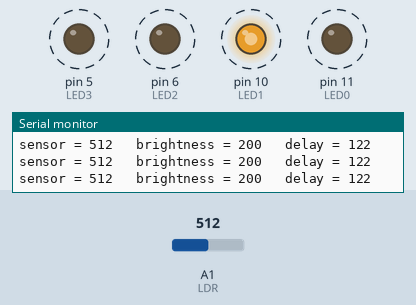
Simulated run of this sketch. Board: Arduino Uno, built with avr-gcc and run on an emulated ATmega328P. On the bench: output pins drawn as LEDs (lit = HIGH), the last lines printed to the serial monitor. Dashed ring = blinking. Inputs (shaded band) come from the test bench; at power-on: A1 (LDR) = 512.

Above: at 0.8 s.
1.3 s: A1 (LDR) set to 370
At 1.71 s:
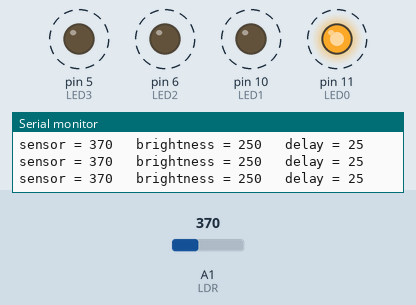
4.3 s: A1 (LDR) set to 716
At 4.49 s:
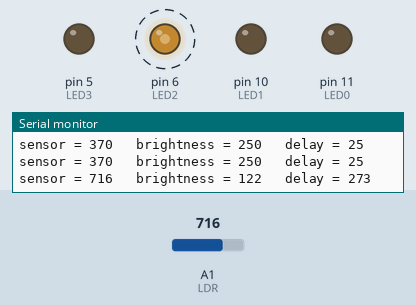
7.3 s: A1 (LDR) set to 900
At 7.57 s:
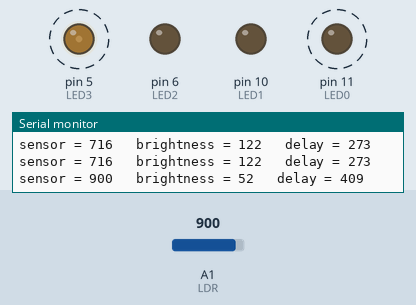
Timing chart, 0 to 16.3 s (numbered marks = the images above; inputs shaded):
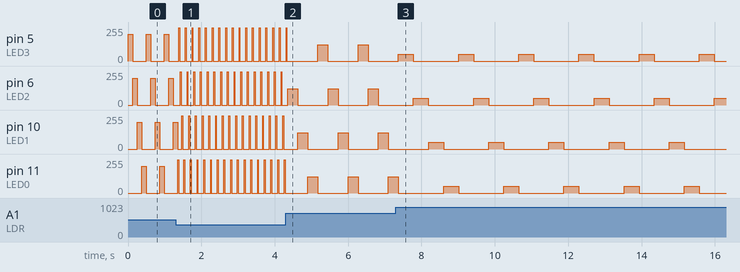

Measured:
- after the input at 1.3 s, pin 5 (LED3): alternates 250/255 for 0.03 s and 0/255 for 0.16 s, starting after 0.08 s; pin 6 (LED2): alternates 250/255 for 0.03 s and 0/255 for 0.16 s, starting after 0.13 s
- after the input at 4.3 s, pin 5 (LED3): alternates 122/255 for 0.27 s and 0/255 for 0.82 s, starting after 0.88 s; pin 6 (LED2): alternates 122/255 for 0.27 s and 0/255 for 0.82 s, starting after 0.06 s
- after the input at 7.3 s, pin 5 (LED3): alternates 52/255 for 0.41 s and 0/255 for 1.2 s, starting after 0.07 s; pin 6 (LED2): alternates 52/255 for 0.41 s and 0/255 for 1.2 s, starting after 0.48 s
- by itself, pin 5 (LED3), pin 6 (LED2), pin 10 (LED1), pin 11 (LED0): alternates 200/255 for 0.12 s and 0/255 for 0.37 s

The sketch:

SequentialDimmer.ino
```cpp
/*
 Sketch que roda na lembrança oferecida aos palestrantes do Acontece Educação,
 realizado na Escola Eleva em parceria com o CESAR em 08/07/2017

 Reads an analog input pin, maps the result to a range from 0 to 255
 and uses the result to set the pulsewidth modulation (PWM) of an output pin.

 In other words, the LED's blink fast and weak in dark and slow and bright in light

 Also prints the results to the serial monitor, for debugging purposes.

 The circuit:
 * 01 LDR connected to analog pin 1.
 * 04 LEDs connected from digital PWM pins 5, 6, 10 and 11 to ground

 Based on Analog input, analog output, serial output
 created 29 Dec. 2008
 modified 9 Apr 2012
 by Tom Igoe

 modified 5 Jun. 2017
 by Rodrigo Rodrigues da Silva <rodrigo.silva@escolaeleva.com.br>

 This code is in the public domain.

 */

// These constants won't change.  They're used to give names
// to the pins used and standard constant values:

#define LDR A1  // Analog input pin that the light sensor (LDR) is attached to

// output pins connected to LED's. Please notice that they are all PWM pins, which means
// we can output values from 0 to 255 that are converted to a range between 0 and 5V (instead of 0 or 5V digital values)
#define LED0 11
#define LED1 10
#define LED2 6
#define LED3 5

const int sensor_min = 380;  // lower boundary for sensor value mapping
const int sensor_max = 1023; // upper boundary for sensor value mapping
const int bright_min = 5;    // min bright value. reduce it to get less brightness in light
const int bright_max = 250;  // max bright value. increase it to get more brightness in dark
const int delay_min = 25;    // min delay value. reduce it to make leds blink faster in dark
const int delay_max = 500;   // max delay value. increase it to make leds blink slower in light

int sensorValue = 0;         // value read from the light sensor
int brightness = 0;          // initial brightness value
int _delay = 1000;           // initial delay value

void setup() {
  // here we initialize serial communications at 9600 bps:
  Serial.begin(9600);

  // here we set pins (named above) for output.
  pinMode(LED0, OUTPUT);
  pinMode(LED1, OUTPUT);
  pinMode(LED2, OUTPUT);
  pinMode(LED3, OUTPUT);
}

void loop() {

  // read value from sensor and update delay and brightness for LED3
  updateSensor();
  // change the analog out value:
  analogWrite(LED3, brightness);
  delay(_delay);
  analogWrite(LED3, 0);

  // read value from sensor and update delay and brightness for LED2
  updateSensor();
  analogWrite(LED2, brightness);
  delay(_delay);
  analogWrite(LED2, 0);

  // read value from sensor and update delay and brightness for LED1
  updateSensor();
  analogWrite(LED1, brightness);
  delay(_delay);
  analogWrite(LED1, 0);

  // read value from sensor and update delay and brightness for LED0
  updateSensor();
  analogWrite(LED0, brightness);
  delay(_delay);
  analogWrite(LED0, 0);
}

/*
 * This function reads a value from  LDR (at pin A1) and maps it to delay and brightness values
 */
void updateSensor() {
  // read the analog in value:
  sensorValue = analogRead(LDR);

  // map it to the range of the analog out:
  brightness = constrain(map(sensorValue, sensor_min, sensor_max, bright_max, bright_min), bright_min, bright_max);
  _delay =  constrain(map(sensorValue, sensor_min, sensor_max , delay_min, delay_max), delay_min, delay_max);

  // print the results to the serial monitor:
  Serial.print("sensor = ");
  Serial.print(sensorValue);
  Serial.print("\t brightness = ");
  Serial.print(brightness);
  Serial.print("\t delay = ");
  Serial.println(_delay);
}
```
